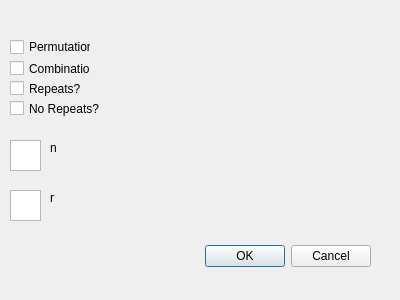
<?xml version="1.0" encoding="UTF-8"?>
<ui version="4.0">
 <class>dialog</class>
 <widget class="QDialog" name="dialog">
  <property name="geometry">
   <rect>
    <x>0</x>
    <y>0</y>
    <width>400</width>
    <height>300</height>
   </rect>
  </property>
  <property name="windowTitle">
   <string>Dialog</string>
  </property>
  <widget class="QDialogButtonBox" name="buttonBox">
   <property name="geometry">
    <rect>
     <x>30</x>
     <y>240</y>
     <width>341</width>
     <height>32</height>
    </rect>
   </property>
   <property name="orientation">
    <enum>Qt::Horizontal</enum>
   </property>
   <property name="standardButtons">
    <set>QDialogButtonBox::Cancel|QDialogButtonBox::Ok</set>
   </property>
  </widget>
  <widget class="QCheckBox" name="checkBox">
   <property name="geometry">
    <rect>
     <x>10</x>
     <y>37</y>
     <width>81</width>
     <height>20</height>
    </rect>
   </property>
   <property name="text">
    <string>Permutation</string>
   </property>
  </widget>
  <widget class="QCheckBox" name="checkBox_2">
   <property name="geometry">
    <rect>
     <x>10</x>
     <y>60</y>
     <width>81</width>
     <height>17</height>
    </rect>
   </property>
   <property name="text">
    <string>Combination</string>
   </property>
  </widget>
  <widget class="QCheckBox" name="checkBox_3">
   <property name="geometry">
    <rect>
     <x>10</x>
     <y>80</y>
     <width>81</width>
     <height>17</height>
    </rect>
   </property>
   <property name="text">
    <string>Repeats?</string>
   </property>
  </widget>
  <widget class="QCheckBox" name="checkBox_4">
   <property name="geometry">
    <rect>
     <x>10</x>
     <y>100</y>
     <width>91</width>
     <height>17</height>
    </rect>
   </property>
   <property name="text">
    <string>No Repeats?</string>
   </property>
  </widget>
  <widget class="QTextEdit" name="textEdit">
   <property name="geometry">
    <rect>
     <x>10</x>
     <y>140</y>
     <width>31</width>
     <height>31</height>
    </rect>
   </property>
  </widget>
  <widget class="QTextEdit" name="textEdit_2">
   <property name="geometry">
    <rect>
     <x>10</x>
     <y>190</y>
     <width>31</width>
     <height>31</height>
    </rect>
   </property>
  </widget>
  <widget class="QLabel" name="label">
   <property name="geometry">
    <rect>
     <x>50</x>
     <y>140</y>
     <width>16</width>
     <height>16</height>
    </rect>
   </property>
   <property name="text">
    <string>n</string>
   </property>
  </widget>
  <widget class="QLabel" name="label_2">
   <property name="geometry">
    <rect>
     <x>50</x>
     <y>190</y>
     <width>16</width>
     <height>16</height>
    </rect>
   </property>
   <property name="text">
    <string>r</string>
   </property>
  </widget>
 </widget>
 <resources/>
 <connections>
  <connection>
   <sender>buttonBox</sender>
   <signal>accepted()</signal>
   <receiver>dialog</receiver>
   <slot>accept()</slot>
   <hints>
    <hint type="sourcelabel">
     <x>248</x>
     <y>254</y>
    </hint>
    <hint type="destinationlabel">
     <x>157</x>
     <y>274</y>
    </hint>
   </hints>
  </connection>
  <connection>
   <sender>buttonBox</sender>
   <signal>rejected()</signal>
   <receiver>dialog</receiver>
   <slot>reject()</slot>
   <hints>
    <hint type="sourcelabel">
     <x>316</x>
     <y>260</y>
    </hint>
    <hint type="destinationlabel">
     <x>286</x>
     <y>274</y>
    </hint>
   </hints>
  </connection>
 </connections>
</ui>
